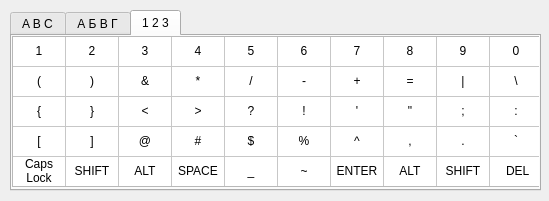
<?xml version="1.0" encoding="UTF-8"?>
<ui version="4.0">
 <class>VirtualKeysDialog</class>
 <widget class="QDialog" name="VirtualKeysDialog">
  <property name="windowModality">
   <enum>Qt::ApplicationModal</enum>
  </property>
  <property name="geometry">
   <rect>
    <x>0</x>
    <y>0</y>
    <width>549</width>
    <height>201</height>
   </rect>
  </property>
  <property name="maximumSize">
   <size>
    <width>550</width>
    <height>250</height>
   </size>
  </property>
  <property name="windowTitle">
   <string>Virtual keyboard</string>
  </property>
  <widget class="QTabWidget" name="tabWidget">
   <property name="geometry">
    <rect>
     <x>10</x>
     <y>10</y>
     <width>531</width>
     <height>181</height>
    </rect>
   </property>
   <property name="mouseTracking">
    <bool>true</bool>
   </property>
   <property name="focusPolicy">
    <enum>Qt::NoFocus</enum>
   </property>
   <property name="currentIndex">
    <number>2</number>
   </property>
   <widget class="QWidget" name="tabAbcKeys">
    <attribute name="title">
     <string>A B C</string>
    </attribute>
    <widget class="QTableWidget" name="tableWidget">
     <property name="geometry">
      <rect>
       <x>0</x>
       <y>0</y>
       <width>531</width>
       <height>151</height>
      </rect>
     </property>
     <property name="mouseTracking">
      <bool>true</bool>
     </property>
     <property name="focusPolicy">
      <enum>Qt::StrongFocus</enum>
     </property>
     <property name="verticalScrollBarPolicy">
      <enum>Qt::ScrollBarAlwaysOff</enum>
     </property>
     <property name="horizontalScrollBarPolicy">
      <enum>Qt::ScrollBarAlwaysOff</enum>
     </property>
     <property name="autoScroll">
      <bool>false</bool>
     </property>
     <property name="tabKeyNavigation">
      <bool>false</bool>
     </property>
     <attribute name="horizontalHeaderVisible">
      <bool>false</bool>
     </attribute>
     <attribute name="horizontalHeaderDefaultSectionSize">
      <number>53</number>
     </attribute>
     <attribute name="horizontalHeaderMinimumSectionSize">
      <number>27</number>
     </attribute>
     <attribute name="verticalHeaderVisible">
      <bool>false</bool>
     </attribute>
     <row>
      <property name="text">
       <string/>
      </property>
      <property name="textAlignment">
       <set>AlignHCenter|AlignVCenter|AlignCenter</set>
      </property>
     </row>
     <row>
      <property name="text">
       <string/>
      </property>
     </row>
     <row>
      <property name="text">
       <string/>
      </property>
     </row>
     <row>
      <property name="text">
       <string/>
      </property>
     </row>
     <row>
      <property name="text">
       <string/>
      </property>
      <property name="textAlignment">
       <set>AlignHCenter|AlignVCenter|AlignCenter</set>
      </property>
     </row>
     <column>
      <property name="text">
       <string>1</string>
      </property>
      <property name="textAlignment">
       <set>AlignHCenter|AlignVCenter|AlignCenter</set>
      </property>
     </column>
     <column>
      <property name="text">
       <string>2</string>
      </property>
      <property name="textAlignment">
       <set>AlignHCenter|AlignVCenter|AlignCenter</set>
      </property>
     </column>
     <column>
      <property name="text">
       <string>3</string>
      </property>
      <property name="textAlignment">
       <set>AlignHCenter|AlignVCenter|AlignCenter</set>
      </property>
     </column>
     <column>
      <property name="text">
       <string>4</string>
      </property>
      <property name="textAlignment">
       <set>AlignHCenter|AlignVCenter|AlignCenter</set>
      </property>
     </column>
     <column>
      <property name="text">
       <string>5</string>
      </property>
      <property name="textAlignment">
       <set>AlignHCenter|AlignVCenter|AlignCenter</set>
      </property>
     </column>
     <column>
      <property name="text">
       <string>6</string>
      </property>
      <property name="textAlignment">
       <set>AlignHCenter|AlignVCenter|AlignCenter</set>
      </property>
     </column>
     <column>
      <property name="text">
       <string>7</string>
      </property>
      <property name="textAlignment">
       <set>AlignHCenter|AlignVCenter|AlignCenter</set>
      </property>
     </column>
     <column>
      <property name="text">
       <string>8</string>
      </property>
      <property name="textAlignment">
       <set>AlignHCenter|AlignVCenter|AlignCenter</set>
      </property>
     </column>
     <column>
      <property name="text">
       <string>9</string>
      </property>
      <property name="textAlignment">
       <set>AlignHCenter|AlignVCenter|AlignCenter</set>
      </property>
     </column>
     <column>
      <property name="text">
       <string>0</string>
      </property>
      <property name="textAlignment">
       <set>AlignHCenter|AlignVCenter|AlignCenter</set>
      </property>
     </column>
     <item row="0" column="0">
      <property name="text">
       <string>1</string>
      </property>
      <property name="textAlignment">
       <set>AlignHCenter|AlignVCenter|AlignCenter</set>
      </property>
     </item>
     <item row="0" column="1">
      <property name="text">
       <string>2</string>
      </property>
      <property name="textAlignment">
       <set>AlignHCenter|AlignVCenter|AlignCenter</set>
      </property>
     </item>
     <item row="0" column="2">
      <property name="text">
       <string>3</string>
      </property>
      <property name="textAlignment">
       <set>AlignHCenter|AlignVCenter|AlignCenter</set>
      </property>
     </item>
     <item row="0" column="3">
      <property name="text">
       <string>4</string>
      </property>
      <property name="textAlignment">
       <set>AlignHCenter|AlignVCenter|AlignCenter</set>
      </property>
     </item>
     <item row="0" column="4">
      <property name="text">
       <string>5</string>
      </property>
      <property name="textAlignment">
       <set>AlignHCenter|AlignVCenter|AlignCenter</set>
      </property>
     </item>
     <item row="0" column="5">
      <property name="text">
       <string>6</string>
      </property>
      <property name="textAlignment">
       <set>AlignHCenter|AlignVCenter|AlignCenter</set>
      </property>
     </item>
     <item row="0" column="6">
      <property name="text">
       <string>7</string>
      </property>
      <property name="textAlignment">
       <set>AlignHCenter|AlignVCenter|AlignCenter</set>
      </property>
     </item>
     <item row="0" column="7">
      <property name="text">
       <string>8</string>
      </property>
      <property name="textAlignment">
       <set>AlignHCenter|AlignVCenter|AlignCenter</set>
      </property>
     </item>
     <item row="0" column="8">
      <property name="text">
       <string>9</string>
      </property>
      <property name="textAlignment">
       <set>AlignHCenter|AlignVCenter|AlignCenter</set>
      </property>
     </item>
     <item row="0" column="9">
      <property name="text">
       <string>0</string>
      </property>
      <property name="textAlignment">
       <set>AlignHCenter|AlignVCenter|AlignCenter</set>
      </property>
     </item>
     <item row="1" column="0">
      <property name="text">
       <string>q</string>
      </property>
      <property name="textAlignment">
       <set>AlignHCenter|AlignVCenter|AlignCenter</set>
      </property>
     </item>
     <item row="1" column="1">
      <property name="text">
       <string>w</string>
      </property>
      <property name="textAlignment">
       <set>AlignHCenter|AlignVCenter|AlignCenter</set>
      </property>
     </item>
     <item row="1" column="2">
      <property name="text">
       <string>e</string>
      </property>
      <property name="textAlignment">
       <set>AlignHCenter|AlignVCenter|AlignCenter</set>
      </property>
     </item>
     <item row="1" column="3">
      <property name="text">
       <string>r</string>
      </property>
      <property name="textAlignment">
       <set>AlignHCenter|AlignVCenter|AlignCenter</set>
      </property>
     </item>
     <item row="1" column="4">
      <property name="text">
       <string>t</string>
      </property>
      <property name="textAlignment">
       <set>AlignHCenter|AlignVCenter|AlignCenter</set>
      </property>
     </item>
     <item row="1" column="5">
      <property name="text">
       <string>y</string>
      </property>
      <property name="textAlignment">
       <set>AlignHCenter|AlignVCenter|AlignCenter</set>
      </property>
     </item>
     <item row="1" column="6">
      <property name="text">
       <string>u</string>
      </property>
      <property name="textAlignment">
       <set>AlignHCenter|AlignVCenter|AlignCenter</set>
      </property>
     </item>
     <item row="1" column="7">
      <property name="text">
       <string>i</string>
      </property>
      <property name="textAlignment">
       <set>AlignHCenter|AlignVCenter|AlignCenter</set>
      </property>
     </item>
     <item row="1" column="8">
      <property name="text">
       <string>o</string>
      </property>
      <property name="textAlignment">
       <set>AlignHCenter|AlignVCenter|AlignCenter</set>
      </property>
     </item>
     <item row="1" column="9">
      <property name="text">
       <string>p</string>
      </property>
      <property name="textAlignment">
       <set>AlignHCenter|AlignVCenter|AlignCenter</set>
      </property>
     </item>
     <item row="2" column="0">
      <property name="text">
       <string>a</string>
      </property>
      <property name="textAlignment">
       <set>AlignHCenter|AlignVCenter|AlignCenter</set>
      </property>
     </item>
     <item row="2" column="1">
      <property name="text">
       <string>s</string>
      </property>
      <property name="textAlignment">
       <set>AlignHCenter|AlignVCenter|AlignCenter</set>
      </property>
     </item>
     <item row="2" column="2">
      <property name="text">
       <string>d</string>
      </property>
      <property name="textAlignment">
       <set>AlignHCenter|AlignVCenter|AlignCenter</set>
      </property>
     </item>
     <item row="2" column="3">
      <property name="text">
       <string>f</string>
      </property>
      <property name="textAlignment">
       <set>AlignHCenter|AlignVCenter|AlignCenter</set>
      </property>
     </item>
     <item row="2" column="4">
      <property name="text">
       <string>g</string>
      </property>
      <property name="textAlignment">
       <set>AlignHCenter|AlignVCenter|AlignCenter</set>
      </property>
     </item>
     <item row="2" column="5">
      <property name="text">
       <string>h</string>
      </property>
      <property name="textAlignment">
       <set>AlignHCenter|AlignVCenter|AlignCenter</set>
      </property>
     </item>
     <item row="2" column="6">
      <property name="text">
       <string>j</string>
      </property>
      <property name="textAlignment">
       <set>AlignHCenter|AlignVCenter|AlignCenter</set>
      </property>
     </item>
     <item row="2" column="7">
      <property name="text">
       <string>k</string>
      </property>
      <property name="textAlignment">
       <set>AlignHCenter|AlignVCenter|AlignCenter</set>
      </property>
     </item>
     <item row="2" column="8">
      <property name="text">
       <string>l</string>
      </property>
      <property name="textAlignment">
       <set>AlignHCenter|AlignVCenter|AlignCenter</set>
      </property>
     </item>
     <item row="2" column="9">
      <property name="text">
       <string>:</string>
      </property>
      <property name="textAlignment">
       <set>AlignHCenter|AlignVCenter|AlignCenter</set>
      </property>
     </item>
     <item row="3" column="0">
      <property name="text">
       <string>z</string>
      </property>
      <property name="textAlignment">
       <set>AlignHCenter|AlignVCenter|AlignCenter</set>
      </property>
     </item>
     <item row="3" column="1">
      <property name="text">
       <string>x</string>
      </property>
      <property name="textAlignment">
       <set>AlignHCenter|AlignVCenter|AlignCenter</set>
      </property>
     </item>
     <item row="3" column="2">
      <property name="text">
       <string>c</string>
      </property>
      <property name="textAlignment">
       <set>AlignHCenter|AlignVCenter|AlignCenter</set>
      </property>
     </item>
     <item row="3" column="3">
      <property name="text">
       <string>v</string>
      </property>
      <property name="textAlignment">
       <set>AlignHCenter|AlignVCenter|AlignCenter</set>
      </property>
     </item>
     <item row="3" column="4">
      <property name="text">
       <string>b</string>
      </property>
      <property name="textAlignment">
       <set>AlignHCenter|AlignVCenter|AlignCenter</set>
      </property>
     </item>
     <item row="3" column="5">
      <property name="text">
       <string>n</string>
      </property>
      <property name="textAlignment">
       <set>AlignHCenter|AlignVCenter|AlignCenter</set>
      </property>
     </item>
     <item row="3" column="6">
      <property name="text">
       <string>m</string>
      </property>
      <property name="textAlignment">
       <set>AlignHCenter|AlignVCenter|AlignCenter</set>
      </property>
     </item>
     <item row="3" column="7">
      <property name="text">
       <string>,</string>
      </property>
      <property name="textAlignment">
       <set>AlignHCenter|AlignVCenter|AlignCenter</set>
      </property>
     </item>
     <item row="3" column="8">
      <property name="text">
       <string>.</string>
      </property>
      <property name="textAlignment">
       <set>AlignHCenter|AlignVCenter|AlignCenter</set>
      </property>
     </item>
     <item row="3" column="9">
      <property name="text">
       <string>/</string>
      </property>
      <property name="textAlignment">
       <set>AlignHCenter|AlignVCenter|AlignCenter</set>
      </property>
     </item>
     <item row="4" column="0">
      <property name="text">
       <string>Caps Lock</string>
      </property>
      <property name="textAlignment">
       <set>AlignHCenter|AlignVCenter|AlignCenter</set>
      </property>
     </item>
     <item row="4" column="1">
      <property name="text">
       <string>SHIFT</string>
      </property>
      <property name="textAlignment">
       <set>AlignHCenter|AlignVCenter|AlignCenter</set>
      </property>
     </item>
     <item row="4" column="2">
      <property name="text">
       <string>ALT</string>
      </property>
      <property name="textAlignment">
       <set>AlignHCenter|AlignVCenter|AlignCenter</set>
      </property>
     </item>
     <item row="4" column="3">
      <property name="text">
       <string>SPACE</string>
      </property>
      <property name="textAlignment">
       <set>AlignHCenter|AlignVCenter|AlignCenter</set>
      </property>
     </item>
     <item row="4" column="4">
      <property name="text">
       <string>_</string>
      </property>
      <property name="textAlignment">
       <set>AlignHCenter|AlignVCenter|AlignCenter</set>
      </property>
     </item>
     <item row="4" column="5">
      <property name="text">
       <string>?</string>
      </property>
      <property name="textAlignment">
       <set>AlignHCenter|AlignVCenter|AlignCenter</set>
      </property>
     </item>
     <item row="4" column="6">
      <property name="text">
       <string>ENTER</string>
      </property>
      <property name="textAlignment">
       <set>AlignHCenter|AlignVCenter|AlignCenter</set>
      </property>
     </item>
     <item row="4" column="7">
      <property name="text">
       <string>ALT</string>
      </property>
      <property name="textAlignment">
       <set>AlignHCenter|AlignVCenter|AlignCenter</set>
      </property>
     </item>
     <item row="4" column="8">
      <property name="text">
       <string>SHIFT</string>
      </property>
      <property name="textAlignment">
       <set>AlignHCenter|AlignVCenter|AlignCenter</set>
      </property>
     </item>
     <item row="4" column="9">
      <property name="text">
       <string> DEL</string>
      </property>
      <property name="textAlignment">
       <set>AlignHCenter|AlignVCenter|AlignCenter</set>
      </property>
     </item>
    </widget>
   </widget>
   <widget class="QWidget" name="tabAltKeys">
    <attribute name="title">
     <string>А Б В Г</string>
    </attribute>
    <widget class="QTableWidget" name="tableWidget_2">
     <property name="geometry">
      <rect>
       <x>0</x>
       <y>0</y>
       <width>531</width>
       <height>151</height>
      </rect>
     </property>
     <property name="mouseTracking">
      <bool>true</bool>
     </property>
     <property name="focusPolicy">
      <enum>Qt::StrongFocus</enum>
     </property>
     <property name="locale">
      <locale language="English" country="UnitedStates"/>
     </property>
     <property name="verticalScrollBarPolicy">
      <enum>Qt::ScrollBarAlwaysOff</enum>
     </property>
     <property name="horizontalScrollBarPolicy">
      <enum>Qt::ScrollBarAlwaysOff</enum>
     </property>
     <property name="autoScroll">
      <bool>false</bool>
     </property>
     <attribute name="horizontalHeaderVisible">
      <bool>false</bool>
     </attribute>
     <attribute name="horizontalHeaderDefaultSectionSize">
      <number>53</number>
     </attribute>
     <attribute name="horizontalHeaderMinimumSectionSize">
      <number>27</number>
     </attribute>
     <attribute name="verticalHeaderVisible">
      <bool>false</bool>
     </attribute>
     <row>
      <property name="text">
       <string/>
      </property>
      <property name="textAlignment">
       <set>AlignHCenter|AlignVCenter|AlignCenter</set>
      </property>
     </row>
     <row>
      <property name="text">
       <string/>
      </property>
     </row>
     <row>
      <property name="text">
       <string/>
      </property>
     </row>
     <row>
      <property name="text">
       <string/>
      </property>
     </row>
     <row>
      <property name="text">
       <string/>
      </property>
      <property name="textAlignment">
       <set>AlignHCenter|AlignVCenter|AlignCenter</set>
      </property>
     </row>
     <column>
      <property name="text">
       <string>1</string>
      </property>
      <property name="textAlignment">
       <set>AlignHCenter|AlignVCenter|AlignCenter</set>
      </property>
     </column>
     <column>
      <property name="text">
       <string>2</string>
      </property>
      <property name="textAlignment">
       <set>AlignHCenter|AlignVCenter|AlignCenter</set>
      </property>
     </column>
     <column>
      <property name="text">
       <string>3</string>
      </property>
      <property name="textAlignment">
       <set>AlignHCenter|AlignVCenter|AlignCenter</set>
      </property>
     </column>
     <column>
      <property name="text">
       <string>4</string>
      </property>
      <property name="textAlignment">
       <set>AlignHCenter|AlignVCenter|AlignCenter</set>
      </property>
     </column>
     <column>
      <property name="text">
       <string>5</string>
      </property>
      <property name="textAlignment">
       <set>AlignHCenter|AlignVCenter|AlignCenter</set>
      </property>
     </column>
     <column>
      <property name="text">
       <string>6</string>
      </property>
      <property name="textAlignment">
       <set>AlignHCenter|AlignVCenter|AlignCenter</set>
      </property>
     </column>
     <column>
      <property name="text">
       <string>7</string>
      </property>
      <property name="textAlignment">
       <set>AlignHCenter|AlignVCenter|AlignCenter</set>
      </property>
     </column>
     <column>
      <property name="text">
       <string>8</string>
      </property>
      <property name="textAlignment">
       <set>AlignHCenter|AlignVCenter|AlignCenter</set>
      </property>
     </column>
     <column>
      <property name="text">
       <string>9</string>
      </property>
      <property name="textAlignment">
       <set>AlignHCenter|AlignVCenter|AlignCenter</set>
      </property>
     </column>
     <column>
      <property name="text">
       <string>0</string>
      </property>
      <property name="textAlignment">
       <set>AlignHCenter|AlignVCenter|AlignCenter</set>
      </property>
     </column>
     <item row="0" column="0">
      <property name="text">
       <string>1</string>
      </property>
      <property name="textAlignment">
       <set>AlignHCenter|AlignVCenter|AlignCenter</set>
      </property>
     </item>
     <item row="0" column="1">
      <property name="text">
       <string>2</string>
      </property>
      <property name="textAlignment">
       <set>AlignHCenter|AlignVCenter|AlignCenter</set>
      </property>
     </item>
     <item row="0" column="2">
      <property name="text">
       <string>3</string>
      </property>
      <property name="textAlignment">
       <set>AlignHCenter|AlignVCenter|AlignCenter</set>
      </property>
     </item>
     <item row="0" column="3">
      <property name="text">
       <string>4</string>
      </property>
      <property name="textAlignment">
       <set>AlignHCenter|AlignVCenter|AlignCenter</set>
      </property>
     </item>
     <item row="0" column="4">
      <property name="text">
       <string>5</string>
      </property>
      <property name="textAlignment">
       <set>AlignHCenter|AlignVCenter|AlignCenter</set>
      </property>
     </item>
     <item row="0" column="5">
      <property name="text">
       <string>6</string>
      </property>
      <property name="textAlignment">
       <set>AlignHCenter|AlignVCenter|AlignCenter</set>
      </property>
     </item>
     <item row="0" column="6">
      <property name="text">
       <string>7</string>
      </property>
      <property name="textAlignment">
       <set>AlignHCenter|AlignVCenter|AlignCenter</set>
      </property>
     </item>
     <item row="0" column="7">
      <property name="text">
       <string>8</string>
      </property>
      <property name="textAlignment">
       <set>AlignHCenter|AlignVCenter|AlignCenter</set>
      </property>
     </item>
     <item row="0" column="8">
      <property name="text">
       <string>9</string>
      </property>
      <property name="textAlignment">
       <set>AlignHCenter|AlignVCenter|AlignCenter</set>
      </property>
     </item>
     <item row="0" column="9">
      <property name="text">
       <string>0</string>
      </property>
      <property name="textAlignment">
       <set>AlignHCenter|AlignVCenter|AlignCenter</set>
      </property>
     </item>
     <item row="1" column="0">
      <property name="text">
       <string>q</string>
      </property>
      <property name="textAlignment">
       <set>AlignHCenter|AlignVCenter|AlignCenter</set>
      </property>
     </item>
     <item row="1" column="1">
      <property name="text">
       <string>w</string>
      </property>
      <property name="textAlignment">
       <set>AlignHCenter|AlignVCenter|AlignCenter</set>
      </property>
     </item>
     <item row="1" column="2">
      <property name="text">
       <string>e</string>
      </property>
      <property name="textAlignment">
       <set>AlignHCenter|AlignVCenter|AlignCenter</set>
      </property>
     </item>
     <item row="1" column="3">
      <property name="text">
       <string>r</string>
      </property>
      <property name="textAlignment">
       <set>AlignHCenter|AlignVCenter|AlignCenter</set>
      </property>
     </item>
     <item row="1" column="4">
      <property name="text">
       <string>t</string>
      </property>
      <property name="textAlignment">
       <set>AlignHCenter|AlignVCenter|AlignCenter</set>
      </property>
     </item>
     <item row="1" column="5">
      <property name="text">
       <string>y</string>
      </property>
      <property name="textAlignment">
       <set>AlignHCenter|AlignVCenter|AlignCenter</set>
      </property>
     </item>
     <item row="1" column="6">
      <property name="text">
       <string>u</string>
      </property>
      <property name="textAlignment">
       <set>AlignHCenter|AlignVCenter|AlignCenter</set>
      </property>
     </item>
     <item row="1" column="7">
      <property name="text">
       <string>i</string>
      </property>
      <property name="textAlignment">
       <set>AlignHCenter|AlignVCenter|AlignCenter</set>
      </property>
     </item>
     <item row="1" column="8">
      <property name="text">
       <string>o</string>
      </property>
      <property name="textAlignment">
       <set>AlignHCenter|AlignVCenter|AlignCenter</set>
      </property>
     </item>
     <item row="1" column="9">
      <property name="text">
       <string>p</string>
      </property>
      <property name="textAlignment">
       <set>AlignHCenter|AlignVCenter|AlignCenter</set>
      </property>
     </item>
     <item row="2" column="0">
      <property name="text">
       <string>a</string>
      </property>
      <property name="textAlignment">
       <set>AlignHCenter|AlignVCenter|AlignCenter</set>
      </property>
     </item>
     <item row="2" column="1">
      <property name="text">
       <string>s</string>
      </property>
      <property name="textAlignment">
       <set>AlignHCenter|AlignVCenter|AlignCenter</set>
      </property>
     </item>
     <item row="2" column="2">
      <property name="text">
       <string>d</string>
      </property>
      <property name="textAlignment">
       <set>AlignHCenter|AlignVCenter|AlignCenter</set>
      </property>
     </item>
     <item row="2" column="3">
      <property name="text">
       <string>f</string>
      </property>
      <property name="textAlignment">
       <set>AlignHCenter|AlignVCenter|AlignCenter</set>
      </property>
     </item>
     <item row="2" column="4">
      <property name="text">
       <string>g</string>
      </property>
      <property name="textAlignment">
       <set>AlignHCenter|AlignVCenter|AlignCenter</set>
      </property>
     </item>
     <item row="2" column="5">
      <property name="text">
       <string>h</string>
      </property>
      <property name="textAlignment">
       <set>AlignHCenter|AlignVCenter|AlignCenter</set>
      </property>
     </item>
     <item row="2" column="6">
      <property name="text">
       <string>j</string>
      </property>
      <property name="textAlignment">
       <set>AlignHCenter|AlignVCenter|AlignCenter</set>
      </property>
     </item>
     <item row="2" column="7">
      <property name="text">
       <string>k</string>
      </property>
      <property name="textAlignment">
       <set>AlignHCenter|AlignVCenter|AlignCenter</set>
      </property>
     </item>
     <item row="2" column="8">
      <property name="text">
       <string>l</string>
      </property>
      <property name="textAlignment">
       <set>AlignHCenter|AlignVCenter|AlignCenter</set>
      </property>
     </item>
     <item row="2" column="9">
      <property name="text">
       <string>:</string>
      </property>
      <property name="textAlignment">
       <set>AlignHCenter|AlignVCenter|AlignCenter</set>
      </property>
     </item>
     <item row="3" column="0">
      <property name="text">
       <string>z</string>
      </property>
      <property name="textAlignment">
       <set>AlignHCenter|AlignVCenter|AlignCenter</set>
      </property>
     </item>
     <item row="3" column="1">
      <property name="text">
       <string>x</string>
      </property>
      <property name="textAlignment">
       <set>AlignHCenter|AlignVCenter|AlignCenter</set>
      </property>
     </item>
     <item row="3" column="2">
      <property name="text">
       <string>c</string>
      </property>
      <property name="textAlignment">
       <set>AlignHCenter|AlignVCenter|AlignCenter</set>
      </property>
     </item>
     <item row="3" column="3">
      <property name="text">
       <string>v</string>
      </property>
      <property name="textAlignment">
       <set>AlignHCenter|AlignVCenter|AlignCenter</set>
      </property>
     </item>
     <item row="3" column="4">
      <property name="text">
       <string>b</string>
      </property>
      <property name="textAlignment">
       <set>AlignHCenter|AlignVCenter|AlignCenter</set>
      </property>
     </item>
     <item row="3" column="5">
      <property name="text">
       <string>n</string>
      </property>
      <property name="textAlignment">
       <set>AlignHCenter|AlignVCenter|AlignCenter</set>
      </property>
     </item>
     <item row="3" column="6">
      <property name="text">
       <string>m</string>
      </property>
      <property name="textAlignment">
       <set>AlignHCenter|AlignVCenter|AlignCenter</set>
      </property>
     </item>
     <item row="3" column="7">
      <property name="text">
       <string>,</string>
      </property>
      <property name="textAlignment">
       <set>AlignHCenter|AlignVCenter|AlignCenter</set>
      </property>
     </item>
     <item row="3" column="8">
      <property name="text">
       <string>.</string>
      </property>
      <property name="textAlignment">
       <set>AlignHCenter|AlignVCenter|AlignCenter</set>
      </property>
     </item>
     <item row="3" column="9">
      <property name="text">
       <string>/</string>
      </property>
      <property name="textAlignment">
       <set>AlignHCenter|AlignVCenter|AlignCenter</set>
      </property>
     </item>
     <item row="4" column="0">
      <property name="text">
       <string>Caps Lock</string>
      </property>
      <property name="textAlignment">
       <set>AlignHCenter|AlignVCenter|AlignCenter</set>
      </property>
     </item>
     <item row="4" column="1">
      <property name="text">
       <string>SHIFT</string>
      </property>
      <property name="textAlignment">
       <set>AlignHCenter|AlignVCenter|AlignCenter</set>
      </property>
     </item>
     <item row="4" column="2">
      <property name="text">
       <string>ALT</string>
      </property>
      <property name="textAlignment">
       <set>AlignHCenter|AlignVCenter|AlignCenter</set>
      </property>
     </item>
     <item row="4" column="3">
      <property name="text">
       <string>SPACE</string>
      </property>
      <property name="textAlignment">
       <set>AlignHCenter|AlignVCenter|AlignCenter</set>
      </property>
     </item>
     <item row="4" column="4">
      <property name="text">
       <string>_</string>
      </property>
      <property name="textAlignment">
       <set>AlignHCenter|AlignVCenter|AlignCenter</set>
      </property>
     </item>
     <item row="4" column="5">
      <property name="text">
       <string>?</string>
      </property>
      <property name="textAlignment">
       <set>AlignHCenter|AlignVCenter|AlignCenter</set>
      </property>
     </item>
     <item row="4" column="6">
      <property name="text">
       <string>ENTER</string>
      </property>
      <property name="textAlignment">
       <set>AlignHCenter|AlignVCenter|AlignCenter</set>
      </property>
     </item>
     <item row="4" column="7">
      <property name="text">
       <string>ALT</string>
      </property>
      <property name="textAlignment">
       <set>AlignHCenter|AlignVCenter|AlignCenter</set>
      </property>
     </item>
     <item row="4" column="8">
      <property name="text">
       <string>SHIFT</string>
      </property>
      <property name="textAlignment">
       <set>AlignHCenter|AlignVCenter|AlignCenter</set>
      </property>
     </item>
     <item row="4" column="9">
      <property name="text">
       <string> DEL</string>
      </property>
      <property name="textAlignment">
       <set>AlignHCenter|AlignVCenter|AlignCenter</set>
      </property>
     </item>
    </widget>
   </widget>
   <widget class="QWidget" name="tabDigits">
    <attribute name="title">
     <string>1 2 3</string>
    </attribute>
    <widget class="QTableWidget" name="tableWidget_3">
     <property name="geometry">
      <rect>
       <x>0</x>
       <y>0</y>
       <width>531</width>
       <height>151</height>
      </rect>
     </property>
     <property name="mouseTracking">
      <bool>true</bool>
     </property>
     <property name="focusPolicy">
      <enum>Qt::StrongFocus</enum>
     </property>
     <property name="verticalScrollBarPolicy">
      <enum>Qt::ScrollBarAlwaysOff</enum>
     </property>
     <property name="horizontalScrollBarPolicy">
      <enum>Qt::ScrollBarAlwaysOff</enum>
     </property>
     <property name="autoScroll">
      <bool>false</bool>
     </property>
     <attribute name="horizontalHeaderVisible">
      <bool>false</bool>
     </attribute>
     <attribute name="horizontalHeaderDefaultSectionSize">
      <number>53</number>
     </attribute>
     <attribute name="horizontalHeaderMinimumSectionSize">
      <number>27</number>
     </attribute>
     <attribute name="verticalHeaderVisible">
      <bool>false</bool>
     </attribute>
     <row>
      <property name="text">
       <string/>
      </property>
      <property name="textAlignment">
       <set>AlignHCenter|AlignVCenter|AlignCenter</set>
      </property>
     </row>
     <row>
      <property name="text">
       <string/>
      </property>
     </row>
     <row>
      <property name="text">
       <string/>
      </property>
     </row>
     <row>
      <property name="text">
       <string/>
      </property>
     </row>
     <row>
      <property name="text">
       <string/>
      </property>
      <property name="textAlignment">
       <set>AlignHCenter|AlignVCenter|AlignCenter</set>
      </property>
     </row>
     <column>
      <property name="text">
       <string>1</string>
      </property>
      <property name="textAlignment">
       <set>AlignHCenter|AlignVCenter|AlignCenter</set>
      </property>
     </column>
     <column>
      <property name="text">
       <string>2</string>
      </property>
      <property name="textAlignment">
       <set>AlignHCenter|AlignVCenter|AlignCenter</set>
      </property>
     </column>
     <column>
      <property name="text">
       <string>3</string>
      </property>
      <property name="textAlignment">
       <set>AlignHCenter|AlignVCenter|AlignCenter</set>
      </property>
     </column>
     <column>
      <property name="text">
       <string>4</string>
      </property>
      <property name="textAlignment">
       <set>AlignHCenter|AlignVCenter|AlignCenter</set>
      </property>
     </column>
     <column>
      <property name="text">
       <string>5</string>
      </property>
      <property name="textAlignment">
       <set>AlignHCenter|AlignVCenter|AlignCenter</set>
      </property>
     </column>
     <column>
      <property name="text">
       <string>6</string>
      </property>
      <property name="textAlignment">
       <set>AlignHCenter|AlignVCenter|AlignCenter</set>
      </property>
     </column>
     <column>
      <property name="text">
       <string>7</string>
      </property>
      <property name="textAlignment">
       <set>AlignHCenter|AlignVCenter|AlignCenter</set>
      </property>
     </column>
     <column>
      <property name="text">
       <string>8</string>
      </property>
      <property name="textAlignment">
       <set>AlignHCenter|AlignVCenter|AlignCenter</set>
      </property>
     </column>
     <column>
      <property name="text">
       <string>9</string>
      </property>
      <property name="textAlignment">
       <set>AlignHCenter|AlignVCenter|AlignCenter</set>
      </property>
     </column>
     <column>
      <property name="text">
       <string>0</string>
      </property>
      <property name="textAlignment">
       <set>AlignHCenter|AlignVCenter|AlignCenter</set>
      </property>
     </column>
     <item row="0" column="0">
      <property name="text">
       <string>1</string>
      </property>
      <property name="textAlignment">
       <set>AlignHCenter|AlignVCenter|AlignCenter</set>
      </property>
     </item>
     <item row="0" column="1">
      <property name="text">
       <string>2</string>
      </property>
      <property name="textAlignment">
       <set>AlignHCenter|AlignVCenter|AlignCenter</set>
      </property>
     </item>
     <item row="0" column="2">
      <property name="text">
       <string>3</string>
      </property>
      <property name="textAlignment">
       <set>AlignHCenter|AlignVCenter|AlignCenter</set>
      </property>
     </item>
     <item row="0" column="3">
      <property name="text">
       <string>4</string>
      </property>
      <property name="textAlignment">
       <set>AlignHCenter|AlignVCenter|AlignCenter</set>
      </property>
     </item>
     <item row="0" column="4">
      <property name="text">
       <string>5</string>
      </property>
      <property name="textAlignment">
       <set>AlignHCenter|AlignVCenter|AlignCenter</set>
      </property>
     </item>
     <item row="0" column="5">
      <property name="text">
       <string>6</string>
      </property>
      <property name="textAlignment">
       <set>AlignHCenter|AlignVCenter|AlignCenter</set>
      </property>
     </item>
     <item row="0" column="6">
      <property name="text">
       <string>7</string>
      </property>
      <property name="textAlignment">
       <set>AlignHCenter|AlignVCenter|AlignCenter</set>
      </property>
     </item>
     <item row="0" column="7">
      <property name="text">
       <string>8</string>
      </property>
      <property name="textAlignment">
       <set>AlignHCenter|AlignVCenter|AlignCenter</set>
      </property>
     </item>
     <item row="0" column="8">
      <property name="text">
       <string>9</string>
      </property>
      <property name="textAlignment">
       <set>AlignHCenter|AlignVCenter|AlignCenter</set>
      </property>
     </item>
     <item row="0" column="9">
      <property name="text">
       <string>0</string>
      </property>
      <property name="textAlignment">
       <set>AlignHCenter|AlignVCenter|AlignCenter</set>
      </property>
     </item>
     <item row="1" column="0">
      <property name="text">
       <string>(</string>
      </property>
      <property name="textAlignment">
       <set>AlignHCenter|AlignVCenter|AlignCenter</set>
      </property>
     </item>
     <item row="1" column="1">
      <property name="text">
       <string>)</string>
      </property>
      <property name="textAlignment">
       <set>AlignHCenter|AlignVCenter|AlignCenter</set>
      </property>
     </item>
     <item row="1" column="2">
      <property name="text">
       <string>&amp;</string>
      </property>
      <property name="textAlignment">
       <set>AlignHCenter|AlignVCenter|AlignCenter</set>
      </property>
     </item>
     <item row="1" column="3">
      <property name="text">
       <string>*</string>
      </property>
      <property name="textAlignment">
       <set>AlignHCenter|AlignVCenter|AlignCenter</set>
      </property>
     </item>
     <item row="1" column="4">
      <property name="text">
       <string>/</string>
      </property>
      <property name="textAlignment">
       <set>AlignHCenter|AlignVCenter|AlignCenter</set>
      </property>
     </item>
     <item row="1" column="5">
      <property name="text">
       <string>-</string>
      </property>
      <property name="textAlignment">
       <set>AlignHCenter|AlignVCenter|AlignCenter</set>
      </property>
     </item>
     <item row="1" column="6">
      <property name="text">
       <string>+</string>
      </property>
      <property name="textAlignment">
       <set>AlignHCenter|AlignVCenter|AlignCenter</set>
      </property>
     </item>
     <item row="1" column="7">
      <property name="text">
       <string>=</string>
      </property>
      <property name="textAlignment">
       <set>AlignHCenter|AlignVCenter|AlignCenter</set>
      </property>
     </item>
     <item row="1" column="8">
      <property name="text">
       <string>|</string>
      </property>
      <property name="textAlignment">
       <set>AlignHCenter|AlignVCenter|AlignCenter</set>
      </property>
     </item>
     <item row="1" column="9">
      <property name="text">
       <string>\</string>
      </property>
      <property name="textAlignment">
       <set>AlignHCenter|AlignVCenter|AlignCenter</set>
      </property>
     </item>
     <item row="2" column="0">
      <property name="text">
       <string>{</string>
      </property>
      <property name="textAlignment">
       <set>AlignHCenter|AlignVCenter|AlignCenter</set>
      </property>
     </item>
     <item row="2" column="1">
      <property name="text">
       <string>}</string>
      </property>
      <property name="textAlignment">
       <set>AlignHCenter|AlignVCenter|AlignCenter</set>
      </property>
     </item>
     <item row="2" column="2">
      <property name="text">
       <string>&lt;</string>
      </property>
      <property name="textAlignment">
       <set>AlignHCenter|AlignVCenter|AlignCenter</set>
      </property>
     </item>
     <item row="2" column="3">
      <property name="text">
       <string>&gt;</string>
      </property>
      <property name="textAlignment">
       <set>AlignHCenter|AlignVCenter|AlignCenter</set>
      </property>
     </item>
     <item row="2" column="4">
      <property name="text">
       <string>?</string>
      </property>
      <property name="textAlignment">
       <set>AlignHCenter|AlignVCenter|AlignCenter</set>
      </property>
     </item>
     <item row="2" column="5">
      <property name="text">
       <string>!</string>
      </property>
      <property name="textAlignment">
       <set>AlignHCenter|AlignVCenter|AlignCenter</set>
      </property>
     </item>
     <item row="2" column="6">
      <property name="text">
       <string>'</string>
      </property>
      <property name="textAlignment">
       <set>AlignHCenter|AlignVCenter|AlignCenter</set>
      </property>
     </item>
     <item row="2" column="7">
      <property name="text">
       <string>&quot;</string>
      </property>
      <property name="textAlignment">
       <set>AlignHCenter|AlignVCenter|AlignCenter</set>
      </property>
     </item>
     <item row="2" column="8">
      <property name="text">
       <string>;</string>
      </property>
      <property name="textAlignment">
       <set>AlignHCenter|AlignVCenter|AlignCenter</set>
      </property>
     </item>
     <item row="2" column="9">
      <property name="text">
       <string>:</string>
      </property>
      <property name="textAlignment">
       <set>AlignHCenter|AlignVCenter|AlignCenter</set>
      </property>
     </item>
     <item row="3" column="0">
      <property name="text">
       <string>[</string>
      </property>
      <property name="textAlignment">
       <set>AlignHCenter|AlignVCenter|AlignCenter</set>
      </property>
     </item>
     <item row="3" column="1">
      <property name="text">
       <string>]</string>
      </property>
      <property name="textAlignment">
       <set>AlignHCenter|AlignVCenter|AlignCenter</set>
      </property>
     </item>
     <item row="3" column="2">
      <property name="text">
       <string>@</string>
      </property>
      <property name="textAlignment">
       <set>AlignHCenter|AlignVCenter|AlignCenter</set>
      </property>
     </item>
     <item row="3" column="3">
      <property name="text">
       <string>#</string>
      </property>
      <property name="textAlignment">
       <set>AlignHCenter|AlignVCenter|AlignCenter</set>
      </property>
     </item>
     <item row="3" column="4">
      <property name="text">
       <string>$</string>
      </property>
      <property name="textAlignment">
       <set>AlignHCenter|AlignVCenter|AlignCenter</set>
      </property>
     </item>
     <item row="3" column="5">
      <property name="text">
       <string>%</string>
      </property>
      <property name="textAlignment">
       <set>AlignHCenter|AlignVCenter|AlignCenter</set>
      </property>
     </item>
     <item row="3" column="6">
      <property name="text">
       <string>^</string>
      </property>
      <property name="textAlignment">
       <set>AlignHCenter|AlignVCenter|AlignCenter</set>
      </property>
     </item>
     <item row="3" column="7">
      <property name="text">
       <string>,</string>
      </property>
      <property name="textAlignment">
       <set>AlignHCenter|AlignVCenter|AlignCenter</set>
      </property>
     </item>
     <item row="3" column="8">
      <property name="text">
       <string>.</string>
      </property>
      <property name="textAlignment">
       <set>AlignHCenter|AlignVCenter|AlignCenter</set>
      </property>
     </item>
     <item row="3" column="9">
      <property name="text">
       <string>`</string>
      </property>
      <property name="textAlignment">
       <set>AlignHCenter|AlignVCenter|AlignCenter</set>
      </property>
     </item>
     <item row="4" column="0">
      <property name="text">
       <string>Caps Lock</string>
      </property>
      <property name="textAlignment">
       <set>AlignHCenter|AlignVCenter|AlignCenter</set>
      </property>
     </item>
     <item row="4" column="1">
      <property name="text">
       <string>SHIFT</string>
      </property>
      <property name="textAlignment">
       <set>AlignHCenter|AlignVCenter|AlignCenter</set>
      </property>
     </item>
     <item row="4" column="2">
      <property name="text">
       <string>ALT</string>
      </property>
      <property name="textAlignment">
       <set>AlignHCenter|AlignVCenter|AlignCenter</set>
      </property>
     </item>
     <item row="4" column="3">
      <property name="text">
       <string>SPACE</string>
      </property>
      <property name="textAlignment">
       <set>AlignHCenter|AlignVCenter|AlignCenter</set>
      </property>
     </item>
     <item row="4" column="4">
      <property name="text">
       <string>_</string>
      </property>
      <property name="textAlignment">
       <set>AlignHCenter|AlignVCenter|AlignCenter</set>
      </property>
     </item>
     <item row="4" column="5">
      <property name="text">
       <string>~</string>
      </property>
      <property name="textAlignment">
       <set>AlignHCenter|AlignVCenter|AlignCenter</set>
      </property>
     </item>
     <item row="4" column="6">
      <property name="text">
       <string>ENTER</string>
      </property>
      <property name="textAlignment">
       <set>AlignHCenter|AlignVCenter|AlignCenter</set>
      </property>
     </item>
     <item row="4" column="7">
      <property name="text">
       <string>ALT</string>
      </property>
      <property name="textAlignment">
       <set>AlignHCenter|AlignVCenter|AlignCenter</set>
      </property>
     </item>
     <item row="4" column="8">
      <property name="text">
       <string>SHIFT</string>
      </property>
      <property name="textAlignment">
       <set>AlignHCenter|AlignVCenter|AlignCenter</set>
      </property>
     </item>
     <item row="4" column="9">
      <property name="text">
       <string> DEL</string>
      </property>
      <property name="textAlignment">
       <set>AlignHCenter|AlignVCenter|AlignCenter</set>
      </property>
     </item>
    </widget>
   </widget>
  </widget>
  <action name="actionNextTab">
   <property name="text">
    <string>NextTab</string>
   </property>
   <property name="toolTip">
    <string>NextTab</string>
   </property>
   <property name="shortcut">
    <string>PgDown</string>
   </property>
  </action>
  <action name="actionPrevTab">
   <property name="text">
    <string>PrevTab</string>
   </property>
   <property name="toolTip">
    <string>PrevTab</string>
   </property>
   <property name="shortcut">
    <string>PgUp</string>
   </property>
  </action>
 </widget>
 <resources/>
 <connections/>
</ui>
